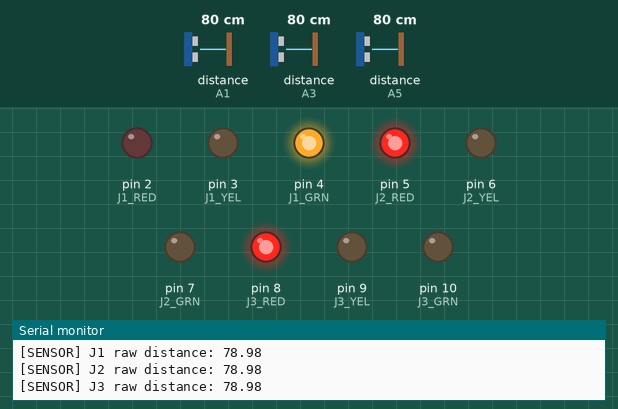
Simulated run of this sketch. Board: Arduino Uno, built with avr-gcc and run on an emulated ATmega328P. Parts: output pins drawn as LEDs (lit = HIGH), the last lines printed to the serial monitor. Wiring (inferred from the names in the program): 3 × ultrasonic range finder: trigger A0, echo A1 / trigger A2, echo A3 / trigger A4, echo A5. The test bench sets the inputs (shaded band); at power-on: distance to the obstacle (sensors on A1, A3, A5) 80 cm. The echo pulse lasts 58.3 µs per cm; pins used as bus, display or sensor lines are not drawn.

Above: at 1.2 s.
1.3 s: distance to the obstacle (sensor on A1) set to 96 cm
3.1 s: distance to the obstacle (sensor on A1) set to 107 cm
At 4.1 s:
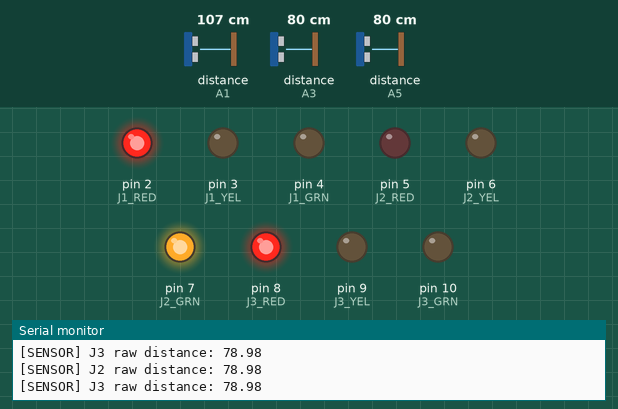
4.6 s: distance to the obstacle (sensor on A3) set to 98 cm
6.1 s: distance to the obstacle (sensor on A3) set to 105 cm
At 6.9 s:
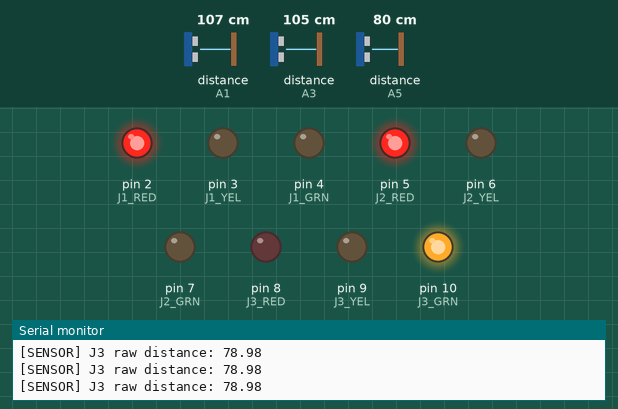
7.7 s: distance to the obstacle (sensor on A5) set to 99 cm
9.2 s: distance to the obstacle (sensor on A5) set to 106 cm
At 10.6 s:
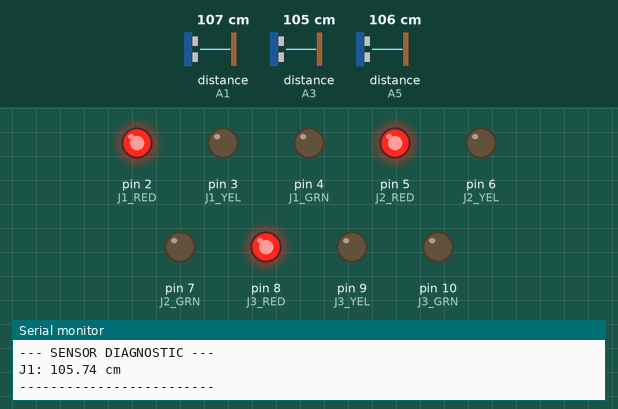
Timing chart, 0 to 11.8 s (numbered marks = the images above; inputs shaded):
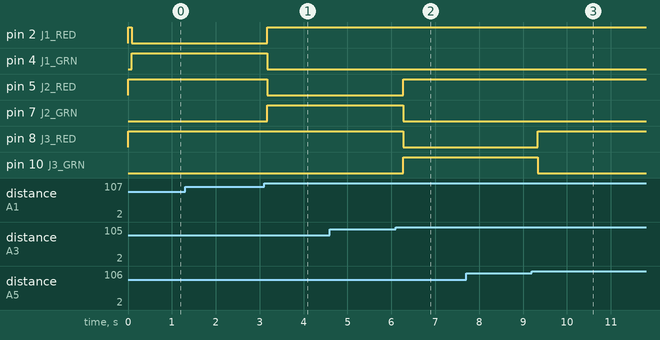

The sketch:

traffic_controller.ino
```cpp
/*
 * NexTraffic - AI Arduino Controller with Depth Sensing
 * Receives serial commands from the Web Dashboard
 * Uses 3 HC-SR04 Sensors to ensure lights only change if vehicles are detected.
 * Command format: "J<id>,<redTime>,<greenTime>\n"
 */

// --- Pins Setup ---
// Junction 1
const int J1_RED = 2; const int J1_YEL = 3; const int J1_GRN = 4;
const int J1_TRIG = A0; const int J1_ECHO = A1;

// Junction 2
const int J2_RED = 5; const int J2_YEL = 6; const int J2_GRN = 7;
const int J2_TRIG = A2; const int J2_ECHO = A3;

// Junction 3
const int J3_RED = 8; const int J3_YEL = 9; const int J3_GRN = 10;
const int J3_TRIG = A4; const int J3_ECHO = A5;

// Default timings in seconds (Not strictly used in reactive mode, but kept for compatibility)
int road1RedTime = 30; int road1GreenTime = 30;
int road2RedTime = 30; int road2GreenTime = 30;
int road3RedTime = 30; int road3GreenTime = 30;

// --- Traffic Light State Variables ---
// -1=ALL_RED, 0=J1_GRN, 2=J2_GRN, 4=J3_GRN
int currentState = -1;
unsigned long manualOverrideEnds = 0; // Tracks when the Web Override expires

// --- Sensor Logic ---
// Function to check if a vehicle is present (distance < 100cm)
bool isVehiclePresent(int trigPin, int echoPin, const char* label) {
  digitalWrite(trigPin, LOW);
  delayMicroseconds(2);
  digitalWrite(trigPin, HIGH);
  delayMicroseconds(10);
  digitalWrite(trigPin, LOW);

  // Timeout set to ~30ms. Returns 0 if no echo.
  long duration = pulseIn(echoPin, HIGH, 30000UL);

  // MUST have a small delay between sensor pings to prevent hardware freeze/cross-talk
  delay(10);

  if (duration == 0) return false;

  float distance = duration * 0.034 / 2;

  if (distance > 0 && distance < 100) {
      Serial.print("[SENSOR] "); Serial.print(label);
      Serial.print(" raw distance: "); Serial.println(distance);
      return true;
  }

  return false;
}

// Used to determine the immediate next state
int checkSensors() {
  bool v1 = isVehiclePresent(J1_TRIG, J1_ECHO, "J1");
  bool v2 = isVehiclePresent(J2_TRIG, J2_ECHO, "J2");
  bool v3 = isVehiclePresent(J3_TRIG, J3_ECHO, "J3");

  // Instant reaction priority: J1 -> J2 -> J3
  if (v1) return 0; // J1 Green
  if (v2) return 2; // J2 Green
  if (v3) return 4; // J3 Green

  return -1; // All Red
}

void setLights(int state) {
  // First, set all to RED
  digitalWrite(J1_RED, HIGH); digitalWrite(J1_YEL, LOW); digitalWrite(J1_GRN, LOW);
  digitalWrite(J2_RED, HIGH); digitalWrite(J2_YEL, LOW); digitalWrite(J2_GRN, LOW);
  digitalWrite(J3_RED, HIGH); digitalWrite(J3_YEL, LOW); digitalWrite(J3_GRN, LOW);

  // Then, override specific green/yellow
  switch(state) {
    case -1: break; // All stay red
    case 0: digitalWrite(J1_RED, LOW); digitalWrite(J1_GRN, HIGH); break;
    case 1: digitalWrite(J1_RED, LOW); digitalWrite(J1_YEL, HIGH); break;
    case 2: digitalWrite(J2_RED, LOW); digitalWrite(J2_GRN, HIGH); break;
    case 3: digitalWrite(J2_RED, LOW); digitalWrite(J2_YEL, HIGH); break;
    case 4: digitalWrite(J3_RED, LOW); digitalWrite(J3_GRN, HIGH); break;
    case 5: digitalWrite(J3_RED, LOW); digitalWrite(J3_YEL, HIGH); break;
  }
}

void setup() {
  Serial.begin(9600);

  pinMode(J1_RED, OUTPUT); pinMode(J1_YEL, OUTPUT); pinMode(J1_GRN, OUTPUT);
  pinMode(J2_RED, OUTPUT); pinMode(J2_YEL, OUTPUT); pinMode(J2_GRN, OUTPUT);
  pinMode(J3_RED, OUTPUT); pinMode(J3_YEL, OUTPUT); pinMode(J3_GRN, OUTPUT);

  pinMode(J1_TRIG, OUTPUT); pinMode(J1_ECHO, INPUT);
  pinMode(J2_TRIG, OUTPUT); pinMode(J2_ECHO, INPUT);
  pinMode(J3_TRIG, OUTPUT); pinMode(J3_ECHO, INPUT);

  Serial.println("NexTraffic Controller + HC-SR04 initialized.");
  setLights(currentState); // Starts ALL_RED (-1) until a car is seen
}

void loop() {
  unsigned long currentMillis = millis();

  // 1. Process Dashboard Commands (Manual Override or AI Routing)
  if (Serial.available() > 0) {
    String command = Serial.readStringUntil('\n');
    command.trim();

    if (command.startsWith("J")) {
        int firstComma = command.indexOf(',');
        int secondComma = command.indexOf(',', firstComma + 1);

        if (firstComma > 0 && secondComma > 0) {
            int junctionId = command.substring(1, firstComma).toInt();
            int redTime = command.substring(firstComma + 1, secondComma).toInt();
            int greenTime = command.substring(secondComma + 1).toInt();

            // Instantly apply Override
            if (junctionId == 1) currentState = 0;
            else if (junctionId == 2) currentState = 2;
            else if (junctionId == 3) currentState = 4;

            setLights(currentState);

            // Lock out sensors for "greenTime" duration
            manualOverrideEnds = currentMillis + (greenTime * 1000UL);

            Serial.print("[OVERRIDE] Locked Road "); Serial.print(junctionId);
            Serial.print(" Green for "); Serial.print(greenTime); Serial.println(" seconds.");
        }
    } else if (command.startsWith("S")) {
        // Direct State Command: "S<junctionId>,<state>"
        // state: 0=RED, 1=YEL, 2=GRN
        int comma = command.indexOf(',');
        if (comma > 0) {
            int jId = command.substring(1, comma).toInt();
            int state = command.substring(comma + 1).toInt();

            if (jId == 1) currentState = (state == 2 ? 0 : (state == 1 ? 1 : -1));
            else if (jId == 2) currentState = (state == 2 ? 2 : (state == 1 ? 3 : -1));
            else if (jId == 3) currentState = (state == 2 ? 4 : (state == 1 ? 5 : -1));

            setLights(currentState);
            // Lock out sensors for the full AI cycle window (5 minutes)
            // so sensors never override an AI state command mid-cycle
            manualOverrideEnds = currentMillis + 300000UL;
            Serial.print("[STATE] Road "); Serial.print(jId); Serial.print(" set to "); Serial.println(state);
        }
    }
  }

  // 2. Instant Sensor Check Strategy (Only if not in Override mode)
  // Or if override has somehow overflowed (failsafe)
  if (currentMillis >= manualOverrideEnds || manualOverrideEnds - currentMillis > 300000UL) {
      int newState = checkSensors();

      if (newState != currentState) {
          currentState = newState;
          setLights(currentState);
      }
  }

  // 3. Heartbeat Diagnostic - Prints raw values every 1.5 seconds
  static unsigned long lastDebugPrint = 0;
  if (currentMillis - lastDebugPrint > 1500) {
      lastDebugPrint = currentMillis;

      Serial.println("--- SENSOR DIAGNOSTIC ---");
      // Fire J1 manually just for the text log
      digitalWrite(J1_TRIG, LOW); delayMicroseconds(2);
      digitalWrite(J1_TRIG, HIGH); delayMicroseconds(10); digitalWrite(J1_TRIG, LOW);
      long d1 = pulseIn(J1_ECHO, HIGH, 30000UL);

      if(d1 == 0) Serial.println("J1: NO ECHO (Check wires!)");
      else { Serial.print("J1: "); Serial.print(d1 * 0.034 / 2); Serial.println(" cm"); }
      Serial.println("-------------------------");
  }

  // Crucial Loop Delay: Prevents crashing the HC-SR04 modules
  delay(100);
}
```

Measured:
- the behaviour switches between 101 and 102 cm on distance to the obstacle (sensor on A1) (found by bisection; images 0 and 1)
- the behaviour switches between 101 and 102 cm on distance to the obstacle (sensor on A3) (found by bisection; images 1 and 2)
- the behaviour switches between 101 and 102 cm on distance to the obstacle (sensor on A5) (found by bisection; images 2 and 3)
- after the input at 3.1 s, pin 2 (J1_RED), pin 7 (J2_GRN): LOW → HIGH after 0.07 s; pin 4 (J1_GRN), pin 5 (J2_RED): HIGH → LOW after 0.07 s
- after the input at 6.1 s, pin 5 (J2_RED), pin 10 (J3_GRN): LOW → HIGH after 0.17 s; pin 7 (J2_GRN), pin 8 (J3_RED): HIGH → LOW after 0.17 s
- after the input at 9.2 s, pin 8 (J3_RED): LOW → HIGH after 0.14 s; pin 10 (J3_GRN): HIGH → LOW after 0.14 s
